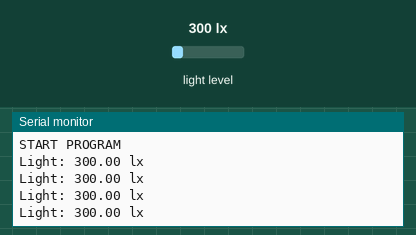
Recording of a sketch running on a simulated Arduino Uno, built with avr-gcc and run on an emulated ATmega328P. Parts: the last lines printed to the serial monitor. The test bench sets the inputs (shaded band); at power-on: light level 300 lx.

Above: at 1.2 s.
1.3 s: light level set to 40 lx
At 1.71 s:
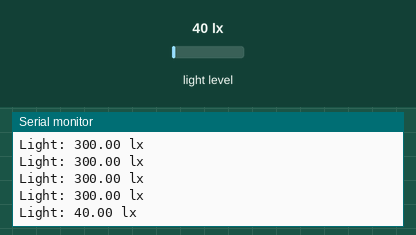
2.8 s: light level set to 500 lx
At 2.92 s:
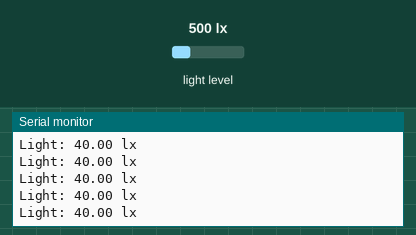
Timing chart, 0 to 5.8 s (numbered marks = the images above; inputs shaded):
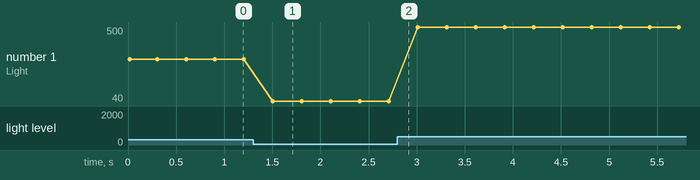

Measured:
- after the input at 1.3 s, the serial monitor: prints a new line after 0.21 s (image 1)
- plotted number 1: 300 → 40 after the input at 1.3 s, 40 → 500 after the input at 2.8 s

The sketch:

light_brightness_sensor_test.ino
```cpp
#include <BH1750.h>
#include <Wire.h>

const int lux_address = 0x23;
BH1750 lux_sensor(lux_address);

float get_lux_sensor(){
  float lux = lux_sensor.readLightLevel();
  return lux;
  }


void setup() {
  Serial.begin(9600);
  Wire.begin();
  Serial.println("START PROGRAM");

  lux_sensor.begin();
  }

void loop() {
  Serial.print("Light: ");
  Serial.print(get_lux_sensor());
  Serial.println(" lx");

  delay(300);
}
```
